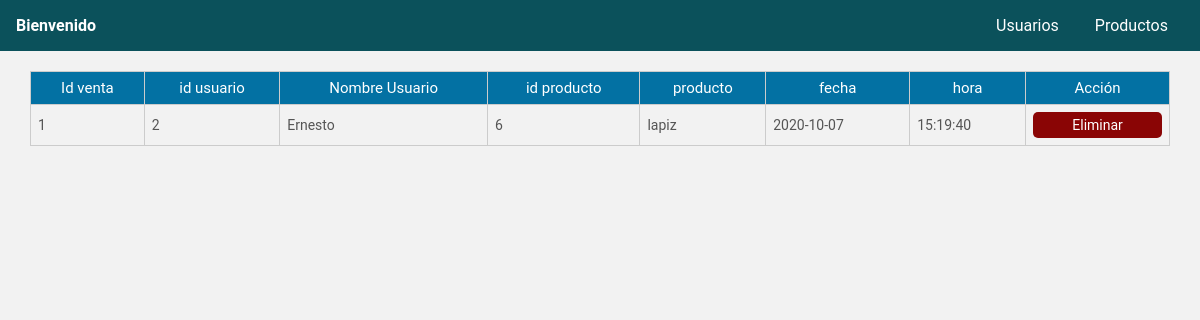
Before: / with the older database file.
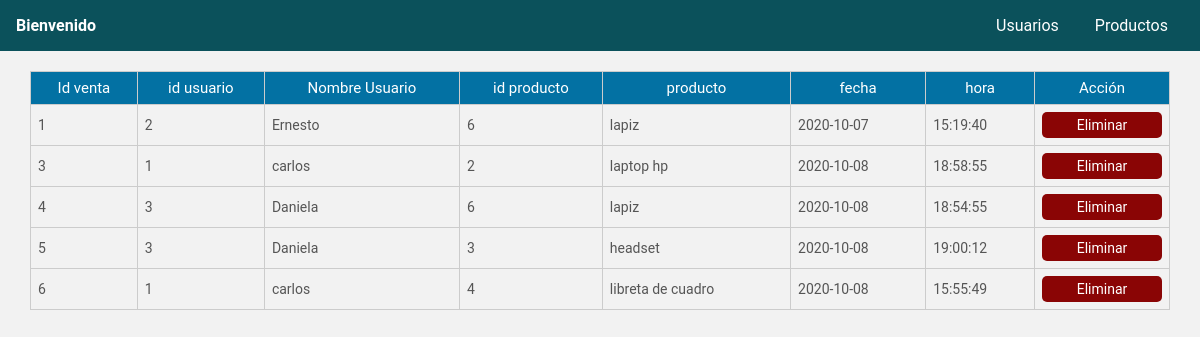
After: the same page with the newer database file.
### tables this page shows
CREATE TABLE `ventas` (
  `id_ventas` int(11) NOT NULL,
  `user_id` int(11) NOT NULL,
  `producto_id` int(11) NOT NULL,
  `fecha` date NOT NULL,
  `hora` time NOT NULL
);

CREATE TABLE `users` (
  `id_user` int(11) NOT NULL,
  `nombre` varchar(30) NOT NULL,
  `app` varchar(20) NOT NULL,
  `apm` varchar(20) NOT NULL,
  `edad` int(11) NOT NULL,
  `direccion` varchar(50) NOT NULL
);

CREATE TABLE `productos` (
  `id_productos` int(11) NOT NULL,
  `nombre` varchar(50) NOT NULL,
  `no_de_serie` varchar(30) NOT NULL,
  `descripcion` varchar(100) NOT NULL
);

### index.php (the view, shortened to what this page needs)
<?php
	include_once 'conex.php';
	$sql = $con->prepare('SELECT * FROM ventas');
	$sql->execute();
	$resultado = $sql->fetchAll();
?>
<!DOCTYPE html>
<html lang="es">
<head>
    <link rel="stylesheet" href="css/estilos.css">
</head>
<body>
<header>
      <nav>
            <div class="container">
            <h4>Bienvenido</h4>
            </div>
            <div>
            <a href="users.php">Usuarios</a>
            <a href="productos.php">Productos</a>
            </div>
      </nav>
</header>
    <div class="contenedor">
    <table>
			<tr class="head">
				<td>Id venta</td>
                <td>id usuario</td>
                <td>Nombre Usuario</td>
                <td>id producto</td>
                <td>producto</td>
				<td>fecha</td>
				<td>hora</td>
				<td>Acción</td>
            </tr>
            <?php foreach($resultado as $fila):?>
				<tr>
					<td><?php echo $fila['id_ventas']; ?></td>
                    <td><?php echo $fila['1']; ?></td>
                    <td>
                    <?php
                        include_once 'conex.php';
                        $user=$fila['1'];
                        $sql = "SELECT * FROM users where id_user=$user";
                        $query = $con -> prepare($sql);
                        $query -> execute();
                        $results = $query -> fetchAll(PDO::FETCH_OBJ);
                        if($query -> rowCount() > 0)   {
                            foreach($results as $result) {
                                echo $result -> nombre;
                            }
                        }
                        ?>
                    </td>
                    <td><?php echo $fila['2']; ?></td>
                    <td>
                    <?php
                        include_once 'conex.php';
                        $user=$fila['2'];
                        $sql = "SELECT * FROM productos where id_productos=$user";
                        $query = $con -> prepare($sql);
                        $query -> execute();
                        $results = $query -> fetchAll(PDO::FETCH_OBJ);
                        if($query -> rowCount() > 0)   {
                            foreach($results as $result) {
                                echo $result -> nombre;
                            }
                        }
                        ?>
                    </td>
					<td><?php echo $fila['3']; ?></td>
					<td><?php echo $fila['4']; ?></td>
					<td><a href="delete_reg.php?id=<?php echo $fila['id_ventas']; ?>" class="btn__delete">Eliminar</a></td>
				</tr>
			<?php endforeach ?>
		</table>
    </div>
</body>
</html>

Changed rows visible on the page:
added ventas: id_ventas "3", user "1", producto "2", fecha "2020-10-08", hora "18:58:55"
now on this page (row unchanged): users: nombre "carlos"
now on this page (row unchanged): productos: nombre "laptop hp", shown under "3"
added ventas: id_ventas "4", user "3", producto "6", fecha "2020-10-08", hora "18:54:55", productos (nombre "lapiz")
now on this page (row unchanged): users: nombre "Daniela"
added ventas: id_ventas "5", user "3", producto "3", fecha "2020-10-08", hora "19:00:12"
now on this page (row unchanged): productos: nombre "headset", shown under "5"
added ventas: id_ventas "6", user "1", producto "4", fecha "2020-10-08", hora "15:55:49"
now on this page (row unchanged): productos: nombre "libreta de cuadro", shown under "6"
